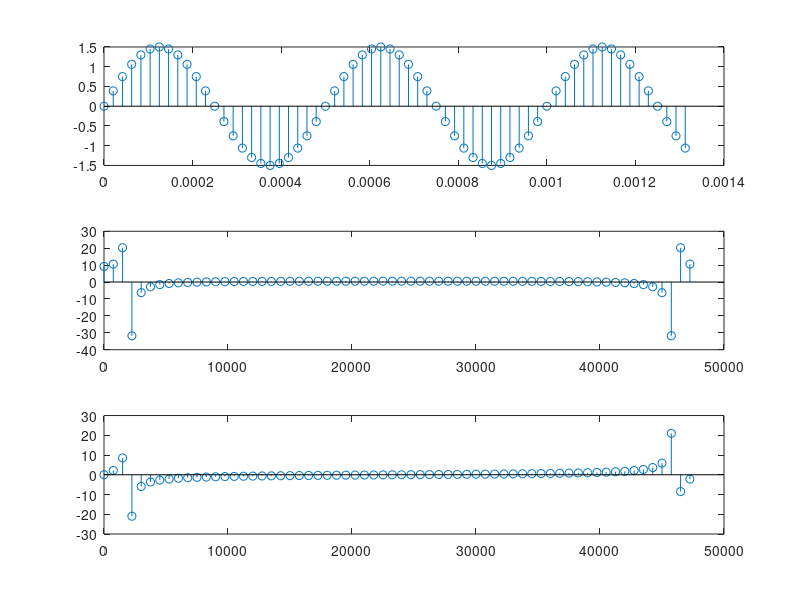

The MATLAB script that drew this image:
clc;
clear;
clear all;
N     =  64;
n     =  (0:1:N-1);
fs    =  48000;
f1    =  2000;
t     =  (0:1:N-1)*1/fs;
x     =   1.5*sin(2*pi*(f1/fs)*n);
xINT  =   floor(2^8*x);
subplot(3,1,1);
stem(t,x);
y     =   fft(x);
yAbs  =   abs(y);
f     =   (0:1:N-1)*fs/N;
subplot(3,1,2);
stem(f,y);
subplot(3,1,3);
stem(f,imag(y));

x;
xINT
y;